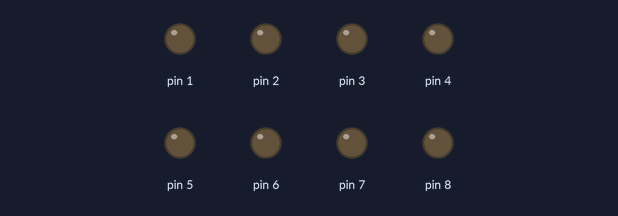
Bench run of a sketch on a simulated Arduino Uno, built with avr-gcc and run on an emulated ATmega328P. On the bench: output pins drawn as LEDs (lit = HIGH).

Above: at 0.7 s.
At 3.7 s:
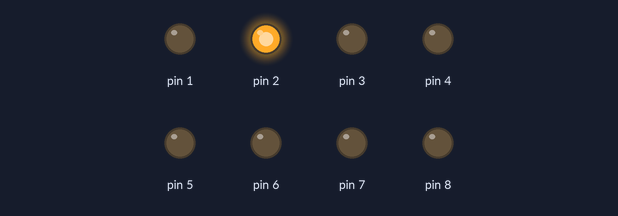
At 5.2 s:
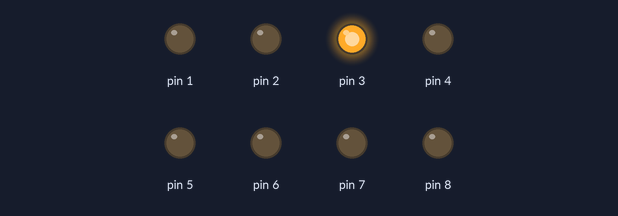
At 8.2 s:
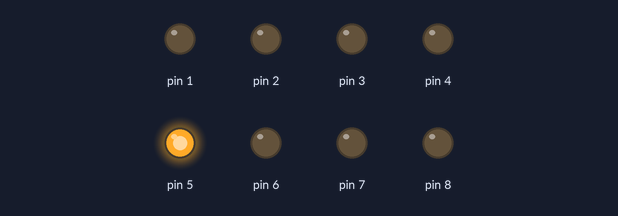
At 11.2 s:
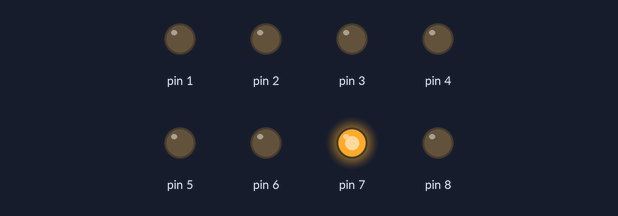
At 15.7 s:
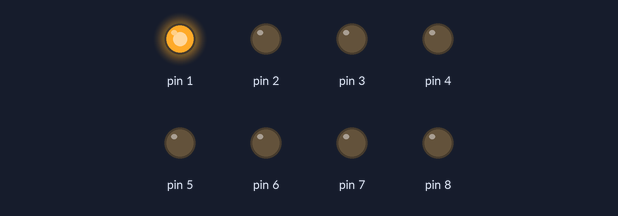
Timing chart, 0 to 17.6 s (numbered marks = the images above):
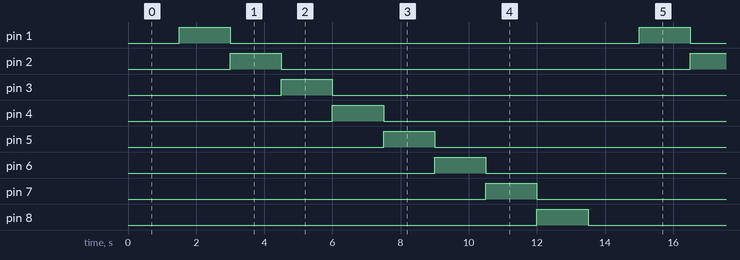

The sketch:

amazing_gogo1.ino
```cpp
void setup()
{
  //Pin assignment
  pinMode(1, OUTPUT);
  pinMode(2, OUTPUT);
  pinMode(3, OUTPUT);
  pinMode(4, OUTPUT);
  pinMode(5, OUTPUT);
  pinMode(6, OUTPUT);
  pinMode(7, OUTPUT);
  pinMode(8, OUTPUT);
}

void loop()
{
  int i=0;
  for (i=0; i<=8 ;i++){
    digitalWrite(i, HIGH);
    delay(1500); //delay of 1500 milliseconds
    digitalWrite(i,LOW);}

}
```

Measured:
- by itself, pin 1–8: alternates HIGH for 1.5 s and LOW for 12.0 s
- by itself, everything shown: repeats every 13.5 s, in 9 steps
